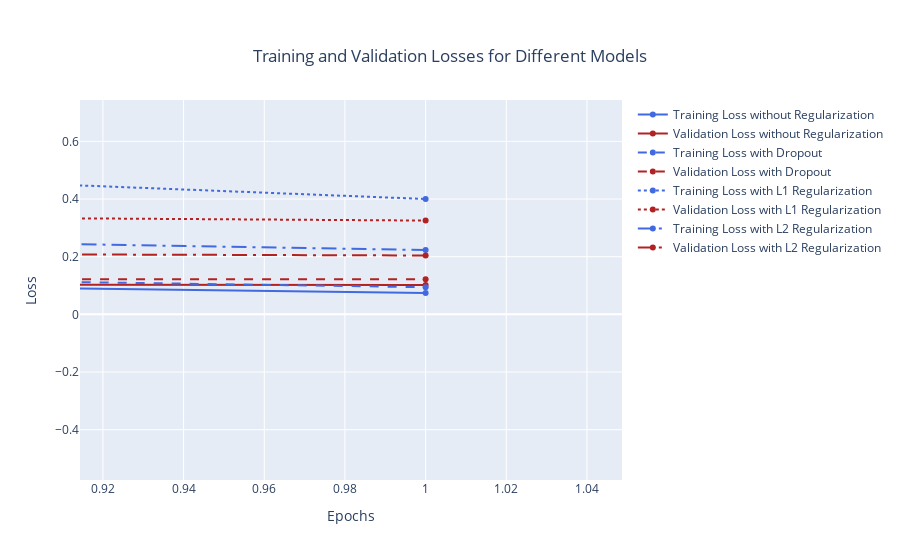

Notebook source saved alongside this figure:
### Code cell
loss1 = history_model_without_regularization.history['loss']
val_loss1 = history_model_without_regularization.history['val_loss']
loss2 = history_model_with_dropout.history['loss']
val_loss2 = history_model_with_dropout.history['val_loss']
loss3 = history_model_with_l1_regularization.history['loss']
val_loss3 = history_model_with_l1_regularization.history['val_loss']
loss4 = history_model_with_l2_regularization.history['loss']
val_loss4 = history_model_with_l2_regularization.history['val_loss']


fig = go.Figure()
fig.add_trace(go.Scatter(x=np.arange(len(loss1)), y=loss1,
                    name='Training Loss without Regularization', line=dict(color='royalblue')))
fig.add_trace(go.Scatter(x=np.arange(len(val_loss1)), y=val_loss1,
                    name='Validation Loss without Regularization', line = dict(color='firebrick')))

fig.add_trace(go.Scatter(x=np.arange(len(loss2)), y=loss2,
                    name='Training Loss with Dropout', line=dict(color='royalblue', dash='dash')))
fig.add_trace(go.Scatter(x=np.arange(len(val_loss2)), y=val_loss2,
                    name='Validation Loss with Dropout', line = dict(color='firebrick', dash='dash')))

fig.add_trace(go.Scatter(x=np.arange(len(loss3)), y=loss3,
                    name='Training Loss with L1 Regularization', line=dict(color='royalblue', dash='dot')))
fig.add_trace(go.Scatter(x=np.arange(len(val_loss3)), y=val_loss3,
                    name='Validation Loss with L1 Regularization', line = dict(color='firebrick', dash='dot')))

fig.add_trace(go.Scatter(x=np.arange(len(loss4)), y=loss4,
                    name='Training Loss with L2 Regularization', line=dict(color='royalblue', dash='longdashdot')))
fig.add_trace(go.Scatter(x=np.arange(len(val_loss4)), y=val_loss4,
                    name='Validation Loss with L2 Regularization', line = dict(color='firebrick', dash='longdashdot')))


fig.update_layout(xaxis_title='Epochs',
                  yaxis_title='Loss',
                  title={'text': "Training and Validation Losses for Different Models",
                                                'x':0.5,
                                                'xanchor': 'center',
                                                'yanchor': 'top'})
iplot(fig)

### Figure 1 — Plotly figure (JSON) as saved in the notebook; plotly's stock layout.template omitted (floating-point values rounded to 4 significant figures)
{"data": [{"line": {"color": "royalblue"}, "name": "Training Loss without Regularization", "type": "scatter", "visible": true, "x": [0, 1], "y": [0.2542, 0.07431]}, {"line": {"color": "firebrick"}, "name": "Validation Loss without Regularization", "type": "scatter", "visible": true, "x": [0, 1], "y": [0.1076, 0.1019]}, {"line": {"color": "royalblue", "dash": "dash"}, "name": "Training Loss with Dropout", "type": "scatter", "visible": true, "x": [0, 1], "y": [0.2981, 0.09424]}, {"line": {"color": "firebrick", "dash": "dash"}, "name": "Validation Loss with Dropout", "type": "scatter", "visible": true, "x": [0, 1], "y": [0.1163, 0.1222]}, {"line": {"color": "royalblue", "dash": "dot"}, "name": "Training Loss with L1 Regularization", "type": "scatter", "visible": true, "x": [0, 1], "y": [0.949, 0.4001]}, {"line": {"color": "firebrick", "dash": "dot"}, "name": "Validation Loss with L1 Regularization", "type": "scatter", "visible": true, "x": [0, 1], "y": [0.4145, 0.3253]}, {"line": {"color": "royalblue", "dash": "longdashdot"}, "name": "Training Loss with L2 Regularization", "type": "scatter", "visible": true, "x": [0, 1], "y": [0.4605, 0.2228]}, {"line": {"color": "firebrick", "dash": "longdashdot"}, "name": "Validation Loss with L2 Regularization", "type": "scatter", "visible": true, "x": [0, 1], "y": [0.2436, 0.2043]}], "layout": {"autosize": true, "dragmode": "zoom", "title": {"text": "Training and Validation Losses for Different Models", "x": 0.5, "xanchor": "center", "yanchor": "top"}, "xaxis": {"autorange": false, "range": [0.9143, 1.049], "title": {"text": "Epochs"}, "type": "linear"}, "yaxis": {"autorange": false, "range": [-0.5745, 0.7434], "title": {"text": "Loss"}, "type": "linear"}}}
